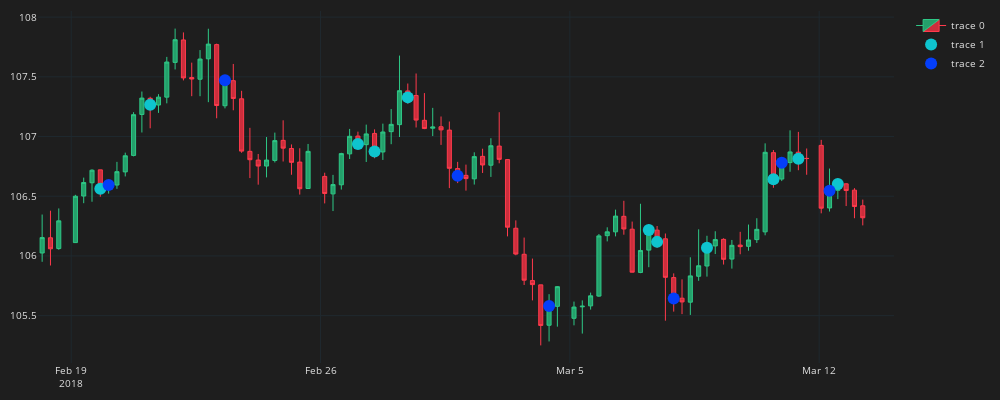

The cell this chart's notebook holds for it:
### Code cell
fig = go.Figure()
fig.add_trace(go.Candlestick(
    x=df_plot.time, open=df_plot.mid_o, high=df_plot.mid_h, low=df_plot.mid_l, close=df_plot.mid_c,
    line=dict(width=1), opacity=1,
    increasing_fillcolor='#24A06B',
    decreasing_fillcolor="#CC2E3C",
    increasing_line_color='#2EC886',  
    decreasing_line_color='#FF3A4C'
))
fig.add_trace(go.Scatter(
    x=df_buys.time,
    y=df_buys.mid_c,
    mode='markers',
    marker=dict(color="#0ec4ce",size=12)
))
fig.add_trace(go.Scatter(
    x=df_sells.time,
    y=df_sells.mid_c,
    mode='markers',
    marker=dict(color="#043ef9",size=12)
))
fig.update_layout(width=1000,height=400,
    margin=dict(l=10,r=10,b=10,t=10),
    font=dict(size=10,color="#e1e1e1"),
    paper_bgcolor="#1e1e1e",
    plot_bgcolor="#1e1e1e")
fig.update_xaxes(
    gridcolor="#1f292f",
    showgrid=True,fixedrange=True,rangeslider=dict(visible=False),
    rangebreaks=[
        dict(bounds=["sat", "mon"])
    ]
)
fig.update_yaxes(
    gridcolor="#1f292f",
    showgrid=True
)
fig.show()
